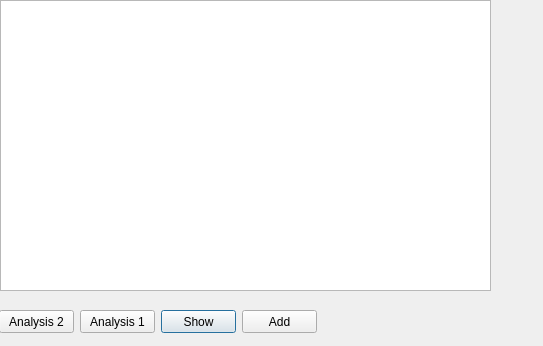
<?xml version="1.0" encoding="UTF-8"?>
<ui version="4.0">
 <class>incomesec</class>
 <widget class="QDialog" name="incomesec">
  <property name="geometry">
   <rect>
    <x>0</x>
    <y>0</y>
    <width>543</width>
    <height>346</height>
   </rect>
  </property>
  <property name="windowTitle">
   <string>SmartAccountant © 2019 Incomestatement</string>
  </property>
  <widget class="QTableView" name="tableView">
   <property name="geometry">
    <rect>
     <x>0</x>
     <y>0</y>
     <width>491</width>
     <height>291</height>
    </rect>
   </property>
  </widget>
  <widget class="QPushButton" name="pushButton_3">
   <property name="geometry">
    <rect>
     <x>161</x>
     <y>310</y>
     <width>75</width>
     <height>23</height>
    </rect>
   </property>
   <property name="text">
    <string>Show</string>
   </property>
  </widget>
  <widget class="QPushButton" name="pushButton_2">
   <property name="geometry">
    <rect>
     <x>80</x>
     <y>310</y>
     <width>75</width>
     <height>23</height>
    </rect>
   </property>
   <property name="text">
    <string>Analysis 1</string>
   </property>
  </widget>
  <widget class="QPushButton" name="pushButton">
   <property name="geometry">
    <rect>
     <x>-1</x>
     <y>310</y>
     <width>75</width>
     <height>23</height>
    </rect>
   </property>
   <property name="text">
    <string>Analysis 2</string>
   </property>
  </widget>
  <widget class="QPushButton" name="pushButton_4">
   <property name="geometry">
    <rect>
     <x>242</x>
     <y>310</y>
     <width>75</width>
     <height>23</height>
    </rect>
   </property>
   <property name="text">
    <string>Add</string>
   </property>
  </widget>
  <widget class="QLabel" name="label">
   <property name="geometry">
    <rect>
     <x>0</x>
     <y>-10</y>
     <width>591</width>
     <height>371</height>
    </rect>
   </property>
   <property name="text">
    <string>TextLabel</string>
   </property>
  </widget>
  <zorder>label</zorder>
  <zorder>pushButton_3</zorder>
  <zorder>pushButton_2</zorder>
  <zorder>pushButton</zorder>
  <zorder>pushButton_4</zorder>
  <zorder>tableView</zorder>
  <zorder>pushButton</zorder>
  <zorder>pushButton_4</zorder>
  <zorder>pushButton_3</zorder>
  <zorder>pushButton_2</zorder>
 </widget>
 <resources/>
 <connections/>
</ui>
